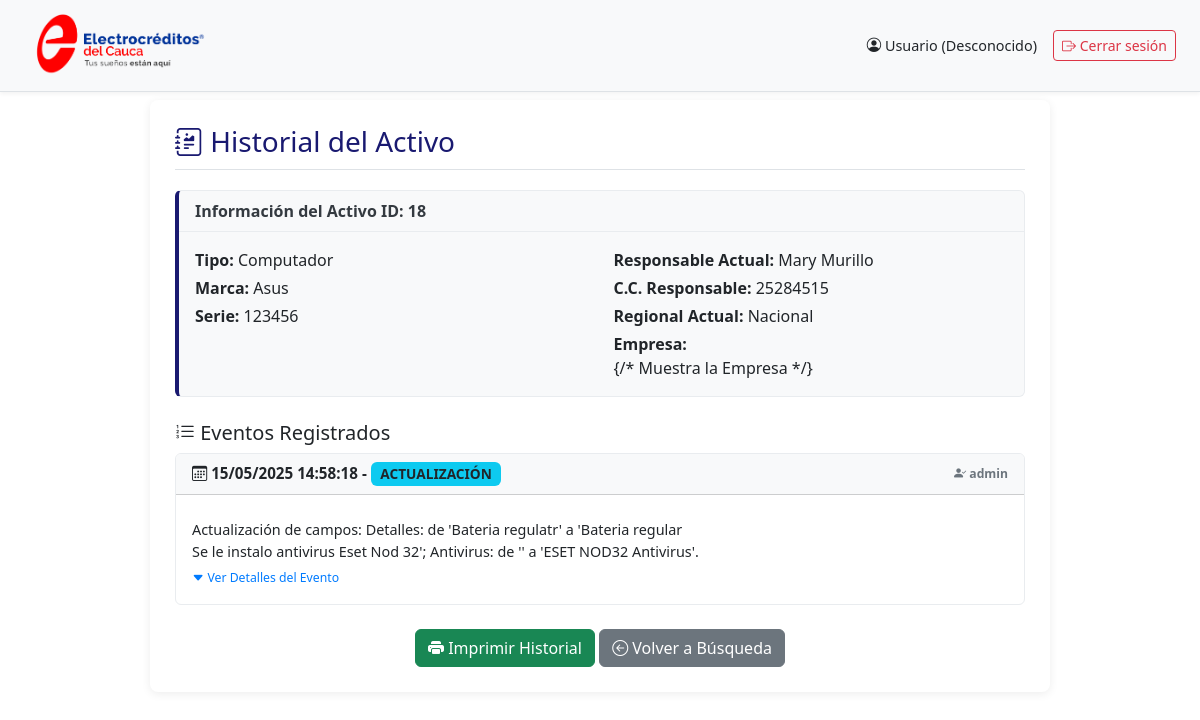
Page /historial.php?id_activo=18 (signed in) on the committed database.
### tables this page shows
CREATE TABLE `activos_tecnologicos` (
    `id` int(11) NOT NULL,
    `cedula` varchar(20) DEFAULT NULL,
    `nombre` varchar(100) DEFAULT NULL,
    `cargo` varchar(100) DEFAULT NULL,
    `tipo_activo` varchar(50) DEFAULT NULL,
    `marca` varchar(100) DEFAULT NULL,
    `serie` varchar(100) DEFAULT NULL,
    `procesador` varchar(100) DEFAULT NULL,
    `ram` varchar(50) DEFAULT NULL,
    `disco_duro` varchar(100) DEFAULT NULL,
    `tipo_equipo` varchar(50) DEFAULT NULL,
    `red` varchar(50) DEFAULT NULL,
    `sistema_operativo` varchar(100) DEFAULT NULL,
    `offimatica` varchar(100) DEFAULT NULL,
    `antivirus` varchar(100) DEFAULT NULL,
    `estado` varchar(50) DEFAULT NULL,
    `valor_aproximado` decimal(10,2) DEFAULT NULL,
    `regional` varchar(50) DEFAULT NULL,
    `detalles` text DEFAULT NULL,
    `fecha_registro` timestamp NOT NULL DEFAULT current_timestamp(),
    `empresa` varchar(255) NULL,
    `Codigo_Inv` varchar(50) NULL
  );

CREATE TABLE `historial_activos` (
    `id_historial` int(11) NOT NULL,
    `id_activo` int(11) NOT NULL,
    `fecha_evento` datetime DEFAULT current_timestamp(),
    `tipo_evento` varchar(50) NOT NULL COMMENT 'Ej: CREACIÓN, ACTUALIZACIÓN, TRASLADO, BAJA, MANTENIMIENTO',
    `descripcion_evento` text NOT NULL COMMENT 'Detalles del evento. Puede incluir JSON con cambios específicos.',
    `usuario_responsable` varchar(255) DEFAULT NULL COMMENT 'Usuario del sistema que realizó la acción',
    `datos_anteriores` text DEFAULT NULL COMMENT 'JSON con los valores de los campos antes del cambio',
    `datos_nuevos` text DEFAULT NULL COMMENT 'JSON con los valores de los campos después del cambio (o los datos del traslado/asignación)'
  );

### historial.php (the view, shortened to what this page needs)
<?php
require_once 'backend/db.php';
if (isset($conn) && !isset($conexion)) { $conexion = $conn; }
$conexion->set_charset("utf8mb4");
$nombre_usuario_actual_sesion = $_SESSION['nombre_usuario_completo'] ?? 'Usuario';
$rol_usuario_actual_sesion = $_SESSION['rol_usuario'] ?? 'Desconocido';
$id_activo_historial = (int)$_GET['id_activo'];
$activo_info = null;
$stmt_activo = $conexion->prepare("SELECT id, tipo_activo, serie, marca, nombre AS nombre_responsable, cedula AS cedula_responsable, regional, Empresa FROM activos_tecnologicos WHERE id = ?");
if ($stmt_activo) {
    $stmt_activo->bind_param('i', $id_activo_historial);
    $stmt_activo->execute();
    $result_activo = $stmt_activo->get_result();
    $activo_info = $result_activo->fetch_assoc();
}
$historial_items = [];
$stmt_hist = $conexion->prepare(
    "SELECT fecha_evento, tipo_evento, descripcion_evento, usuario_responsable, datos_anteriores, datos_nuevos
     FROM historial_activos
     WHERE id_activo = ? ORDER BY fecha_evento DESC, id_historial DESC"
);
if ($stmt_hist) {
    $stmt_hist->bind_param('i', $id_activo_historial);
    $stmt_hist->execute();
    $result_hist = $stmt_hist->get_result();
    while ($row_hist = $result_hist->fetch_assoc()) {
        $historial_items[] = $row_hist;
    }
} else {
    error_log("HISTORIAL: Error al preparar consulta para ver historial de activo ID $id_activo_historial: " . $conexion->error);
    $error_historial_carga = "No se pudo cargar el historial completo debido a un error del sistema.";
}
?>
<!DOCTYPE html>
<html lang="es">
<head>
    <link href="https://cdn.jsdelivr.net/npm/bootstrap@5.3.0/dist/css/bootstrap.min.css" rel="stylesheet">
    <link rel="stylesheet" href="https://cdn.jsdelivr.net/npm/bootstrap-icons@1.11.3/font/bootstrap-icons.min.css">
</head>
<body>
    <div class="top-bar-custom">
        <div class="logo-container-top">
            <a href="menu.php" title="Ir a Inicio">
                <img src="imagenes/logo.png" alt="Logo ARPESOD ASOCIADOS SAS">
            </a>
        </div>
        <div class="d-flex align-items-center">
            <span class="text-dark me-3 user-info-top">
                <i class="bi bi-person-circle"></i> <?= htmlspecialchars($nombre_usuario_actual_sesion) ?>
                (<?= htmlspecialchars(ucfirst($rol_usuario_actual_sesion)) ?>)
            </span>
            <form action="logout.php" method="post" class="d-flex">
                <button class="btn btn-outline-danger btn-sm" type="submit"><i class="bi bi-box-arrow-right"></i> Cerrar sesión</button>
            </form>
        </div>
    </div>
    <div class="container-main-historial">
        <div class="page-header d-flex justify-content-between align-items-center">
            <h3 class="mb-0"><i class="bi bi-journal-richtext"></i> Historial del Activo</h3>
        </div>
        <div class="card activo-info-card mb-4">
            <div class="card-header">
                <strong>Información del Activo ID: <?= htmlspecialchars($activo_info['id']) ?></strong>
            </div>
            <div class="card-body">
                <div class="row">
                    <div class="col-md-6">
                        <p class="mb-1"><strong>Tipo:</strong> <?= htmlspecialchars($activo_info['tipo_activo'] ?? 'N/A') ?></p>
                        <p class="mb-1"><strong>Marca:</strong> <?= htmlspecialchars($activo_info['marca'] ?? 'N/A') ?></p>
                        <p class="mb-0"><strong>Serie:</strong> <?= htmlspecialchars($activo_info['serie'] ?? 'N/A') ?></p>
                    </div>
                    <div class="col-md-6">
                        <p class="mb-1"><strong>Responsable Actual:</strong> <?= htmlspecialchars($activo_info['nombre_responsable'] ?? 'N/A') ?></p>
                        <p class="mb-1"><strong>C.C. Responsable:</strong> <?= htmlspecialchars($activo_info['cedula_responsable'] ?? 'N/A') ?></p>
                        <p class="mb-1"><strong>Regional Actual:</strong> <?= htmlspecialchars($activo_info['regional'] ?? 'N/A') ?></p>
                        <p class="mb-0"><strong>Empresa:</strong> <?= htmlspecialchars($activo_info['Empresa'] ?? ($activo_info['empresa'] ?? 'N/A')) ?></p> {/* Muestra la Empresa */}
                    </div>
                </div>
            </div>
        </div>
        <h5><i class="bi bi-list-ol"></i> Eventos Registrados</h5>
        <?php if (!empty($historial_items)): ?>
            <?php foreach ($historial_items as $idx => $item_hist): ?>
                <div class="card history-entry">
                    <div class="card-header">
                        <div class="d-flex justify-content-between align-items-center">
                            <span>
                                <i class="bi bi-calendar3"></i> <?= htmlspecialchars(date("d/m/Y H:i:s", strtotime($item_hist['fecha_evento']))) ?>
                                 - <span class="badge bg-info text-dark badge-custom"><?= htmlspecialchars($item_hist['tipo_evento']) ?></span>
                            </span>
                            <span class="history-meta">
                                <i class="bi bi-person-check-fill"></i> <?= htmlspecialchars($item_hist['usuario_responsable'] ?? 'N/A') ?>
                            </span>
                        </div>
                    </div>
                    <div class="card-body">
                        <div class="history-description">
                            <p class="mb-1"><?= nl2br(htmlspecialchars($item_hist['descripcion_evento'])) ?></p>
                            <?php
                            $datos_anteriores_hist = !empty($item_hist['datos_anteriores']) ? json_decode($item_hist['datos_anteriores'], true) : null;
                            $datos_nuevos_hist = !empty($item_hist['datos_nuevos']) ? json_decode($item_hist['datos_nuevos'], true) : null;
                            $has_details_to_show = false;
                            if (($item_hist['tipo_evento'] == HISTORIAL_TIPO_ACTUALIZACION && $datos_nuevos_hist && $datos_anteriores_hist) ||
                                ($item_hist['tipo_evento'] == HISTORIAL_TIPO_TRASLADO && ($datos_anteriores_hist || $datos_nuevos_hist)) ||
                                ($item_hist['tipo_evento'] == (defined('HISTORIAL_TIPO_CREACION') ? HISTORIAL_TIPO_CREACION : 'CREACIÓN') && $datos_nuevos_hist) ||
                                ($item_hist['tipo_evento'] == HISTORIAL_TIPO_BAJA && ($datos_anteriores_hist || $datos_nuevos_hist)) ) {
                                $has_details_to_show = true;
                            }
                            ?>
                            <?php if ($has_details_to_show): ?>
                            <a class="details-toggle d-print-none" data-bs-toggle="collapse" href="#detailsCollapse_<?= $idx ?>" role="button" aria-expanded="false" aria-controls="detailsCollapse_<?= $idx ?>">
                                <i class="bi bi-caret-down-fill"></i> Ver Detalles del Evento
                            </a>
                            <?php endif; ?>
                        </div>
                    </div>
                </div>
            <?php endforeach; ?>
        <?php else: ?>
            <div class="alert alert-secondary mt-3" role="alert">
                <i class="bi bi-info-circle-fill"></i>
            </div>
        <?php endif; ?>
        <div class="mt-4 text-center d-print-none">
             <button type="button" class="btn btn-success" onclick="window.print();"><i class="bi bi-printer-fill"></i> Imprimir Historial</button>
             <a href="buscar.php" class="btn btn-secondary"><i class="bi bi-arrow-left-circle"></i> Volver a Búsqueda</a>
        </div>
    </div>
</body>
</html>

### historial.php (style rules this page uses)
body { background-color: #ffffff !important; font-family: 'Segoe UI', Tahoma, Geneva, Verdana, sans-serif; padding-top: 80px; }
.top-bar-custom { position: fixed; top: 0; left: 0; right: 0; z-index: 1030; display: flex; justify-content: space-between; align-items: center; padding: 0.5rem 1.5rem; background-color: #f8f9fa; border-bottom: 1px solid #dee2e6; box-shadow: 0 2px 4px rgba(0,0,0,0.05); }
.logo-container-top img { width: auto; height: 75px; object-fit: contain; margin-right: 15px; }
.user-info-top { font-size: 0.9rem; }
.container-main-historial { max-width: 900px; margin: 20px auto 40px auto; background-color: #fff; padding: 25px; border-radius: 8px; box-shadow: 0 2px 10px rgba(0,0,0,0.075); }
.page-header { border-bottom: 1px solid #dee2e6; padding-bottom: 10px; margin-bottom: 20px; color: #191970; }
.page-header h3 { color: inherit; }
.activo-info-card { background-color: #f8f9fa; border: 1px solid #e9ecef; border-left: 4px solid #191970; border-radius: 0.375rem; }
.activo-info-card .card-header { background-color: transparent; border-bottom: 1px solid #e9ecef; font-weight: 600; color: #343a40; }
.history-entry { border: 1px solid #e9ecef; border-radius: 0.375rem; margin-bottom: 15px; }
.history-entry .card-header { background-color: #f8f9fa; font-weight: bold; font-size: 0.95em; }
.history-entry .card-body { font-size: 0.9rem; }
.history-meta { font-size: 0.8em; color: #6c757d; }
.history-description { margin-top: 8px; }
.badge-custom { font-size: 0.9em; padding: 0.4em 0.7em; }
.details-toggle { cursor: pointer; color: #007bff; text-decoration: none; font-size: 0.85em; }

### rows in the picture
activos_tecnologicos: id "18", tipo_activo "Computador", marca "Asus", serie "123456", nombre "Mary Murillo", cedula "25284515", regional "Nacional"
historial_activos: fecha_evento "15/05/2025 14:58:18", tipo_evento "ACTUALIZACIÓN", usuario_responsable "admin", descripcion_evento "Actualización de campos: Detalles: de 'Bateria regulatr' a 'Bateria regular Se le instalo antivirus Eset Nod 32'; Antivirus: de '' a 'ESET NOD32 Antivirus'."

### other values in the picture
$nombre_usuario_actual_sesion "Usuario"
$rol_usuario_actual_sesion "Desconocido"
